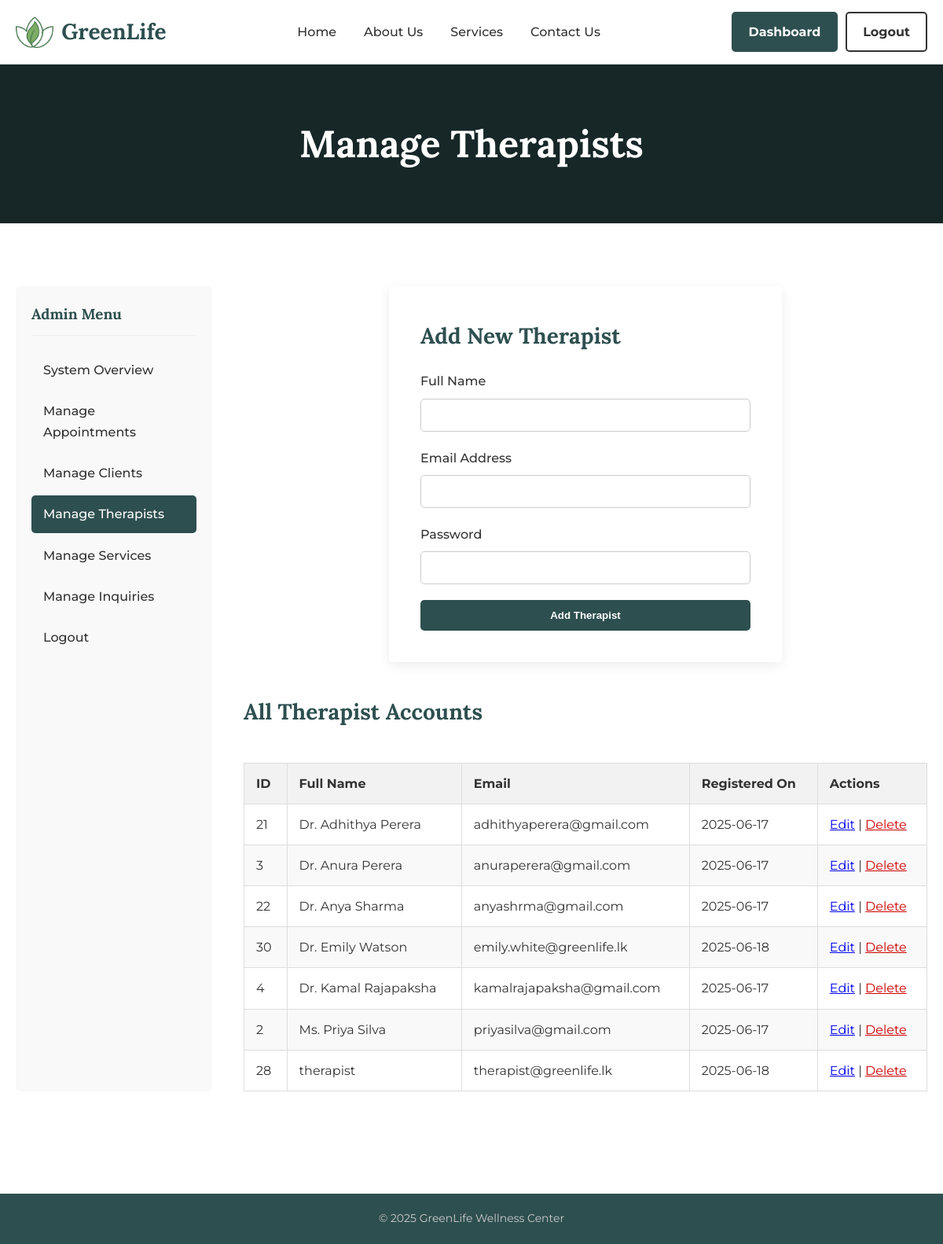
The page /admin/manage_therapists.php (signed in) on the database its author committed.
### tables this page shows
CREATE TABLE IF NOT EXISTS `users` (
  `user_id` int NOT NULL AUTO_INCREMENT,
  `full_name` varchar(100) NOT NULL,
  `email` varchar(100) NOT NULL,
  `password` varchar(255) NOT NULL,
  `role` varchar(10) NOT NULL DEFAULT 'client',
  `created_at` timestamp NOT NULL DEFAULT CURRENT_TIMESTAMP,
  PRIMARY KEY (`user_id`),
  UNIQUE KEY `email` (`email`)
);

### admin/manage_therapists.php (the view, shortened to what this page needs)
<?php
    include_once '../includes/db_connect.php';
    $sql = "SELECT user_id, full_name, email, created_at FROM users WHERE role = 'therapist' ORDER BY full_name";
    $result = mysqli_query($conn, $sql);
    include '../header.php';
?>
<main>
    <section class="page-header"><div class="container"><h1>Manage Therapists</h1></div></section>
    <section class="content-section">
        <div class="container dashboard-grid">
            <aside class="dashboard-nav">
                <h3>Admin Menu</h3>
                <ul>
                    <li><a href="index.php">System Overview</a></li>
                    <li><a href="manage_appointments.php">Manage Appointments</a></li>
                    <li><a href="manage_clients.php">Manage Clients</a></li>
                    <li><a href="manage_therapists.php" class="active">Manage Therapists</a></li>
                    <li><a href="manage_services.php">Manage Services</a></li>
                    <li><a href="manage_inquiries.php">Manage Inquiries</a></li>
                    <li><a href="../logout.php">Logout</a></li>
                </ul>
            </aside>
            <div class="dashboard-content">
                <div class="form-container-small" style="margin-bottom: 40px;">
                    <h2>Add New Therapist</h2>
                    <form id="addTherapistForm" action="../includes/add_therapist_handler.php" method="POST">
                        <div class="form-group"><label for="therapist-name">Full Name</label><input type="text" id="therapist-name" name="full_name" required></div>
                        <div class="form-group"><label for="therapist-email">Email Address</label><input type="email" id="therapist-email" name="email" required></div>
                        <div class="form-group"><label for="therapist-password">Password</label><input type="password" id="therapist-password" name="password" required></div>
                        <button type="submit" class="btn-primary btn-full-width">Add Therapist</button>
                    </form>
                </div>
                <h2>All Therapist Accounts</h2>
                <div class="table-container">
                    <table>
                        <thead><tr><th>ID</th><th>Full Name</th><th>Email</th><th>Registered On</th><th>Actions</th></tr></thead>
                        <tbody>
                            <?php if ($result && mysqli_num_rows($result) > 0): ?>
                                <?php while($row = mysqli_fetch_assoc($result)): ?>
                                <tr>
                                    <td><?php echo $row['user_id']; ?></td>
                                    <td><?php echo htmlspecialchars($row['full_name']); ?></td>
                                    <td><?php echo htmlspecialchars($row['email']); ?></td>
                                    <td><?php echo date('Y-m-d', strtotime($row['created_at'])); ?></td>
                                    <td>
                                        <a href="edit_therapist.php?id=<?php echo $row['user_id']; ?>">Edit</a> |
                                        <a href="../includes/delete_therapist_handler.php?id=<?php echo $row['user_id']; ?>" class="action-delete" onclick="return confirm('Are you sure you want to delete this therapist?');">Delete</a>
                                    </td>
                                </tr>
                                <?php endwhile; ?>
                            <?php else: ?>
                                <tr><td colspan="5">No therapists found.</td></tr>
                            <?php endif; ?>
                        </tbody>
                    </table>
                </div>
            </div>
        </div>
    </section>
</main>
<?php include '../footer.php'; ?>

### css/style.css (style rules this page uses)
:root { --deep-green: #2E4F4F; --light-beige: #F8F6F2; --dark-text: #333333; --light-green: #A4B494; --primary-font: 'Lora', serif; --secondary-font: 'Montserrat', sans-serif; --border-radius: 5px; }
* { margin: 0; padding: 0; box-sizing: border-box; }
body { font-family: var(--secondary-font); background-color: #fff; color: var(--dark-text); line-height: 1.7; }
.container { max-width: 1200px; margin: 0 auto; padding: 0 20px; }
main { min-height: 70vh; }
h1, h2, h3, h4, h5, h6 { font-family: var(--primary-font); color: var(--deep-green); }
.btn-primary, .btn-secondary, .btn-primary-outline, .btn-secondary-outline { padding: 10px 20px; text-decoration: none; border-radius: var(--border-radius); font-weight: 700; transition: all 0.3s ease; border: 2px solid var(--deep-green); text-align: center; }
.btn-primary { background-color: var(--deep-green); color: white; }
.form-container-small { max-width: 500px; margin: auto; background: white; padding: 40px; border-radius: var(--border-radius); box-shadow: 0 4px 15px rgba(0,0,0,0.08); }
.form-group { margin-bottom: 20px; }
.form-group label { display: block; margin-bottom: 8px; font-weight: 500; }
.form-group input, .form-group textarea { width: 100%; padding: 12px; border: 1px solid #ccc; border-radius: var(--border-radius); font-family: var(--secondary-font); }
.btn-full-width { width: 100%; display: block; }
.page-header { padding: 60px 0; background-color: var(--deep-green); color: white; text-align: center; background-size: cover; background-position: center; position: relative; }
.page-header .container { position: relative; z-index: 2; }
.page-header::after { content: ''; position: absolute; top: 0; left: 0; right: 0; bottom: 0; background-color: rgba(0,0,0,0.5); }
.page-header h1 { color: white; font-size: 48px; }
.content-section { padding: 80px 0; }
.dashboard-grid { display: grid; grid-template-columns: 250px 1fr; gap: 40px; }
.dashboard-nav { background-color: #f9f9f9; padding: 20px; border-radius: var(--border-radius); }
.dashboard-nav h3 { margin-bottom: 20px; padding-bottom: 10px; border-bottom: 1px solid #eee; }
.dashboard-nav ul { list-style: none; }
.dashboard-nav ul li a { display: block; padding: 10px 15px; text-decoration: none; color: var(--dark-text); border-radius: var(--border-radius); margin-bottom: 5px; font-weight: 500; }
.dashboard-nav ul li a.active { background-color: var(--deep-green); color: white; }
.dashboard-content h2 { margin-bottom: 20px; font-size: 28px; }
.table-container { overflow-x: auto; }
table { width: 100%; border-collapse: collapse; margin-top: 20px; }
table th, table td { padding: 12px 15px; border: 1px solid #ddd; text-align: left; }
table th { background-color: #f2f2f2; }
table tbody tr:nth-child(even) { background-color: #f9f9f9; }
.action-delete { color: #cc0000; }

### rows shown on the page
users: user_id "21", full_name "Dr. Adhithya Perera", email "adhithyaperera@gmail.com", created_at "2025-06-17"
users: user_id "3", full_name "Dr. Anura Perera", email "anuraperera@gmail.com", created_at "2025-06-17"
users: user_id "22", full_name "Dr. Anya Sharma", email "anyashrma@gmail.com", created_at "2025-06-17"
users: user_id "30", full_name "Dr. Emily Watson", email "emily.white@greenlife.lk", created_at "2025-06-18"
users: user_id "4", full_name "Dr. Kamal Rajapaksha", email "kamalrajapaksha@gmail.com", created_at "2025-06-17"
users: user_id "2", full_name "Ms. Priya Silva", email "priyasilva@gmail.com", created_at "2025-06-17"
users: user_id "28", full_name "therapist", email "therapist@greenlife.lk", created_at "2025-06-18"
